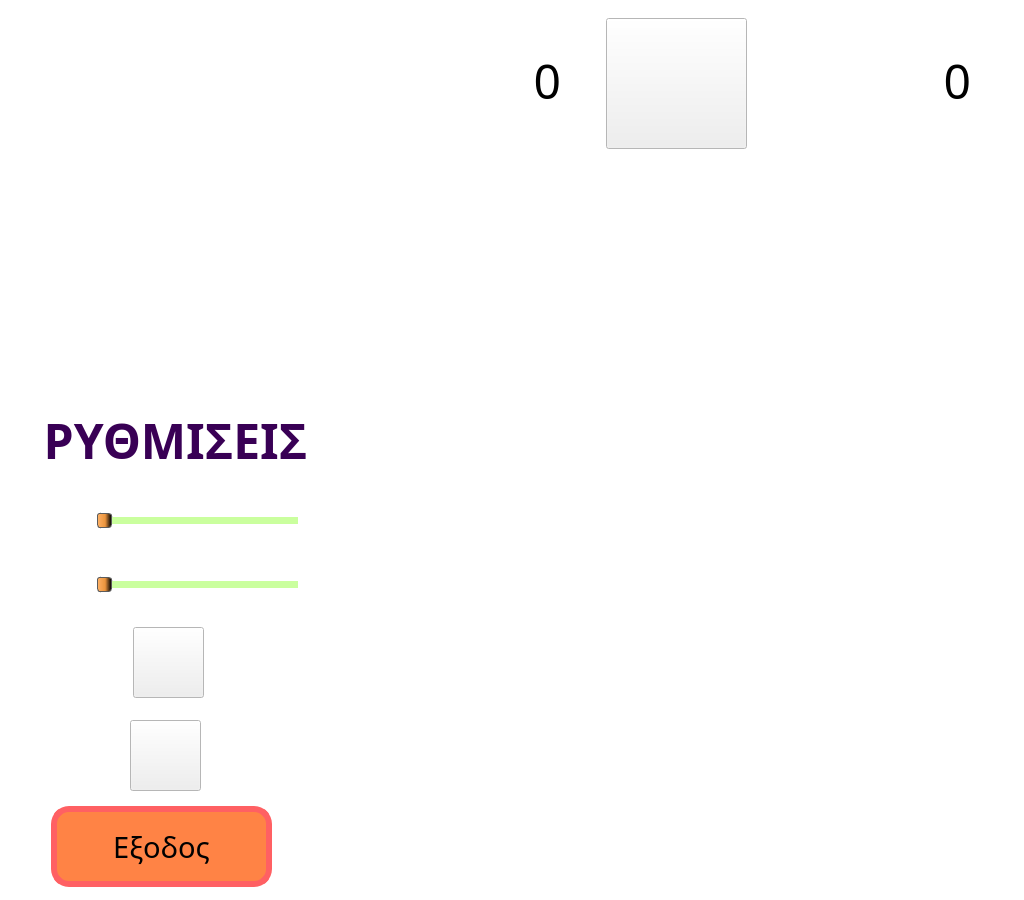
<?xml version="1.0" encoding="UTF-8"?>
<ui version="4.0">
 <class>MainWindow</class>
 <widget class="QMainWindow" name="MainWindow">
  <property name="geometry">
   <rect>
    <x>0</x>
    <y>0</y>
    <width>1024</width>
    <height>900</height>
   </rect>
  </property>
  <property name="palette">
   <palette>
    <active>
     <colorrole role="Base">
      <brush brushstyle="SolidPattern">
       <color alpha="255">
        <red>255</red>
        <green>255</green>
        <blue>255</blue>
       </color>
      </brush>
     </colorrole>
     <colorrole role="Window">
      <brush brushstyle="SolidPattern">
       <color alpha="255">
        <red>255</red>
        <green>255</green>
        <blue>255</blue>
       </color>
      </brush>
     </colorrole>
    </active>
    <inactive>
     <colorrole role="Base">
      <brush brushstyle="SolidPattern">
       <color alpha="255">
        <red>255</red>
        <green>255</green>
        <blue>255</blue>
       </color>
      </brush>
     </colorrole>
     <colorrole role="Window">
      <brush brushstyle="SolidPattern">
       <color alpha="255">
        <red>255</red>
        <green>255</green>
        <blue>255</blue>
       </color>
      </brush>
     </colorrole>
    </inactive>
    <disabled>
     <colorrole role="Base">
      <brush brushstyle="SolidPattern">
       <color alpha="255">
        <red>255</red>
        <green>255</green>
        <blue>255</blue>
       </color>
      </brush>
     </colorrole>
     <colorrole role="Window">
      <brush brushstyle="SolidPattern">
       <color alpha="255">
        <red>255</red>
        <green>255</green>
        <blue>255</blue>
       </color>
      </brush>
     </colorrole>
    </disabled>
   </palette>
  </property>
  <property name="font">
   <font>
    <family>Sans Serif</family>
   </font>
  </property>
  <property name="windowTitle">
   <string>2048</string>
  </property>
  <property name="windowIcon">
   <iconset resource="resources.qrc">
    <normaloff>:/resources/images/logo-2048.png</normaloff>:/resources/images/logo-2048.png</iconset>
  </property>
  <property name="autoFillBackground">
   <bool>false</bool>
  </property>
  <property name="styleSheet">
   <string notr="true"/>
  </property>
  <widget class="QWidget" name="centralwidget">
   <property name="styleSheet">
    <string notr="true"/>
   </property>
   <widget class="QFrame" name="frame">
    <property name="geometry">
     <rect>
      <x>355</x>
      <y>242</y>
      <width>650</width>
      <height>650</height>
     </rect>
    </property>
    <property name="styleSheet">
     <string notr="true">QFrame{
background:transparent;
border-image:url(:/resources/images/gridBackground.png);
}</string>
    </property>
    <property name="frameShape">
     <enum>QFrame::NoFrame</enum>
    </property>
    <property name="frameShadow">
     <enum>QFrame::Plain</enum>
    </property>
    <widget class="QWidget" name="gridLayoutWidget">
     <property name="geometry">
      <rect>
       <x>19</x>
       <y>19</y>
       <width>611</width>
       <height>621</height>
      </rect>
     </property>
     <layout class="QGridLayout" name="gridBoard">
      <property name="leftMargin">
       <number>6</number>
      </property>
      <property name="topMargin">
       <number>6</number>
      </property>
      <property name="rightMargin">
       <number>6</number>
      </property>
      <property name="bottomMargin">
       <number>6</number>
      </property>
     </layout>
    </widget>
   </widget>
   <widget class="QLabel" name="lbBackground">
    <property name="geometry">
     <rect>
      <x>0</x>
      <y>-1</y>
      <width>1031</width>
      <height>901</height>
     </rect>
    </property>
    <property name="text">
     <string/>
    </property>
   </widget>
   <widget class="QPushButton" name="bExit">
    <property name="geometry">
     <rect>
      <x>51</x>
      <y>806</y>
      <width>221</width>
      <height>81</height>
     </rect>
    </property>
    <property name="font">
     <font>
      <family>Sans Serif</family>
      <pointsize>22</pointsize>
     </font>
    </property>
    <property name="focusPolicy">
     <enum>Qt::NoFocus</enum>
    </property>
    <property name="styleSheet">
     <string notr="true">QPushButton{
background: rgb(255, 131, 69);
border: 6px solid rgb(255, 96, 99);
border-image:url(:/resources/images/btn.png);
border-radius: 18px
}

QPushButton:pressed{
background: rgb(255, 131, 69);
border: 6px solid rgb(255, 96, 99);
border-image:url(:/resources/images/btn_pressed.png);
border-radius: 18px
}</string>
    </property>
    <property name="text">
     <string>Εξοδος</string>
    </property>
   </widget>
   <widget class="QLabel" name="lTopUi">
    <property name="geometry">
     <rect>
      <x>360</x>
      <y>20</y>
      <width>631</width>
      <height>141</height>
     </rect>
    </property>
    <property name="styleSheet">
     <string notr="true">QLabel{
border-image: url(:/resources/images/TopUi.png)
}</string>
    </property>
    <property name="text">
     <string/>
    </property>
   </widget>
   <widget class="QSlider" name="sndslider">
    <property name="geometry">
     <rect>
      <x>97</x>
      <y>575</y>
      <width>201</width>
      <height>20</height>
     </rect>
    </property>
    <property name="focusPolicy">
     <enum>Qt::NoFocus</enum>
    </property>
    <property name="styleSheet">
     <string notr="true">QSlider::handle:horizontal {
    background: qlineargradient(spread:pad, x1:0, y1:0, x2:1, y2:0, stop:0 rgba(255, 178, 102, 255), stop:0.55 rgba(235, 148, 61, 255), stop:0.98 rgba(0, 0, 0, 255), stop:1 rgba(0, 0, 0, 0));
    border: 1px solid #5c5c5c;
    width: 24px;
    margin: -2px 0; /* handle is placed by default on the contents rect of the groove. Expand outside the groove */
    border-radius: 3px;
}

QSlider::add-page:horizontal {
    background: rgb(202, 255, 158);
}

QSlider::sub-page:horizontal {
    background: rgb(255, 107, 129)
}</string>
    </property>
    <property name="orientation">
     <enum>Qt::Horizontal</enum>
    </property>
   </widget>
   <widget class="QSlider" name="musslider">
    <property name="geometry">
     <rect>
      <x>97</x>
      <y>495</y>
      <width>201</width>
      <height>51</height>
     </rect>
    </property>
    <property name="focusPolicy">
     <enum>Qt::NoFocus</enum>
    </property>
    <property name="styleSheet">
     <string notr="true">QSlider::handle:horizontal {
    background: qlineargradient(spread:pad, x1:0, y1:0, x2:1, y2:0, stop:0 rgba(255, 178, 102, 255), stop:0.55 rgba(235, 148, 61, 255), stop:0.98 rgba(0, 0, 0, 255), stop:1 rgba(0, 0, 0, 0));
    border: 1px solid #5c5c5c;
    width: 24px;
    margin: -2px 0; /* handle is placed by default on the contents rect of the groove. Expand outside the groove */
    border-radius: 3px;
}

QSlider::add-page:horizontal {
    background: rgb(202, 255, 158);
}

QSlider::sub-page:horizontal {
    background: rgb(255, 107, 129)
}</string>
    </property>
    <property name="orientation">
     <enum>Qt::Horizontal</enum>
    </property>
   </widget>
   <widget class="QLabel" name="lMusic">
    <property name="geometry">
     <rect>
      <x>39</x>
      <y>498</y>
      <width>51</width>
      <height>51</height>
     </rect>
    </property>
    <property name="styleSheet">
     <string notr="true">QLabel{
border-image: url(:/resources/images/music_on.png)
}</string>
    </property>
    <property name="text">
     <string/>
    </property>
   </widget>
   <widget class="QLabel" name="lSound">
    <property name="geometry">
     <rect>
      <x>39</x>
      <y>560</y>
      <width>51</width>
      <height>51</height>
     </rect>
    </property>
    <property name="styleSheet">
     <string notr="true">QLabel{
border-image: url(:/resources/images/sound_on.png)
}</string>
    </property>
    <property name="text">
     <string/>
    </property>
   </widget>
   <widget class="QLabel" name="lScore">
    <property name="geometry">
     <rect>
      <x>380</x>
      <y>50</y>
      <width>181</width>
      <height>61</height>
     </rect>
    </property>
    <property name="font">
     <font>
      <family>JACKPORT COLLEGE NCV</family>
      <pointsize>36</pointsize>
      <weight>50</weight>
      <italic>false</italic>
      <bold>false</bold>
     </font>
    </property>
    <property name="text">
     <string>0</string>
    </property>
    <property name="alignment">
     <set>Qt::AlignRight|Qt::AlignTrailing|Qt::AlignVCenter</set>
    </property>
   </widget>
   <widget class="QLabel" name="lHiScore">
    <property name="geometry">
     <rect>
      <x>790</x>
      <y>50</y>
      <width>181</width>
      <height>61</height>
     </rect>
    </property>
    <property name="font">
     <font>
      <family>JACKPORT COLLEGE NCV</family>
      <pointsize>36</pointsize>
      <weight>50</weight>
      <italic>false</italic>
      <bold>false</bold>
     </font>
    </property>
    <property name="text">
     <string>0</string>
    </property>
    <property name="alignment">
     <set>Qt::AlignRight|Qt::AlignTrailing|Qt::AlignVCenter</set>
    </property>
   </widget>
   <widget class="QPushButton" name="bPlay">
    <property name="geometry">
     <rect>
      <x>606</x>
      <y>18</y>
      <width>141</width>
      <height>131</height>
     </rect>
    </property>
    <property name="focusPolicy">
     <enum>Qt::NoFocus</enum>
    </property>
    <property name="styleSheet">
     <string notr="true">QPushButton{
border-image: url(:/resources/images/bPlay.png)
}

QPushButton:pressed{
border-image: url(:/resources/images/bPlay_pressed.png)
}</string>
    </property>
    <property name="text">
     <string/>
    </property>
   </widget>
   <widget class="QLabel" name="lLogo">
    <property name="geometry">
     <rect>
      <x>5</x>
      <y>-1</y>
      <width>301</width>
      <height>341</height>
     </rect>
    </property>
    <property name="styleSheet">
     <string notr="true">QLabel{
border-image:url(:/resources/images/logo-2048.png)
}</string>
    </property>
    <property name="text">
     <string/>
    </property>
   </widget>
   <widget class="QLabel" name="lMediaSet">
    <property name="geometry">
     <rect>
      <x>40</x>
      <y>380</y>
      <width>271</width>
      <height>121</height>
     </rect>
    </property>
    <property name="font">
     <font>
      <family>PF Scandal Pro Black</family>
      <pointsize>36</pointsize>
      <weight>75</weight>
      <bold>true</bold>
     </font>
    </property>
    <property name="styleSheet">
     <string notr="true">QLabel{
color: rgb(57, 0, 85)
}</string>
    </property>
    <property name="text">
     <string>ΡΥΘΜΙΣΕΙΣ</string>
    </property>
    <property name="alignment">
     <set>Qt::AlignCenter</set>
    </property>
   </widget>
   <widget class="QLabel" name="lBackOptions">
    <property name="geometry">
     <rect>
      <x>27</x>
      <y>380</y>
      <width>301</width>
      <height>331</height>
     </rect>
    </property>
    <property name="styleSheet">
     <string notr="true">QLabel{
border-image: url(:/resources/images/gridBackground.png)
}</string>
    </property>
    <property name="text">
     <string/>
    </property>
   </widget>
   <widget class="QLabel" name="lBest">
    <property name="geometry">
     <rect>
      <x>773</x>
      <y>-1</y>
      <width>52</width>
      <height>61</height>
     </rect>
    </property>
    <property name="styleSheet">
     <string notr="true">QLabel{
border-image: url(:/resources/images/best.png)
}</string>
    </property>
    <property name="text">
     <string/>
    </property>
   </widget>
   <widget class="QLabel" name="lCoins">
    <property name="geometry">
     <rect>
      <x>370</x>
      <y>0</y>
      <width>52</width>
      <height>61</height>
     </rect>
    </property>
    <property name="styleSheet">
     <string notr="true">QLabel{
border-image: url(:/resources/images/coins.png)
}</string>
    </property>
    <property name="text">
     <string/>
    </property>
   </widget>
   <widget class="QPushButton" name="bHelp">
    <property name="geometry">
     <rect>
      <x>130</x>
      <y>720</y>
      <width>71</width>
      <height>71</height>
     </rect>
    </property>
    <property name="focusPolicy">
     <enum>Qt::NoFocus</enum>
    </property>
    <property name="styleSheet">
     <string notr="true">QPushButton{
border-image: url(:/resources/images/help.png)
}

QPushButton:pressed{
border-image: url(:/resources/images/help_pressed.png)
}</string>
    </property>
    <property name="text">
     <string/>
    </property>
   </widget>
   <widget class="QPushButton" name="bAnim">
    <property name="geometry">
     <rect>
      <x>133</x>
      <y>627</y>
      <width>71</width>
      <height>71</height>
     </rect>
    </property>
    <property name="focusPolicy">
     <enum>Qt::NoFocus</enum>
    </property>
    <property name="styleSheet">
     <string notr="true">QPushButton{
border-image: url(:/resources/images/anim_on.png)
}
</string>
    </property>
    <property name="text">
     <string/>
    </property>
   </widget>
   <zorder>lbBackground</zorder>
   <zorder>lBackOptions</zorder>
   <zorder>frame</zorder>
   <zorder>bExit</zorder>
   <zorder>lTopUi</zorder>
   <zorder>sndslider</zorder>
   <zorder>musslider</zorder>
   <zorder>lMusic</zorder>
   <zorder>lSound</zorder>
   <zorder>lScore</zorder>
   <zorder>lHiScore</zorder>
   <zorder>bPlay</zorder>
   <zorder>lLogo</zorder>
   <zorder>lMediaSet</zorder>
   <zorder>lBest</zorder>
   <zorder>lCoins</zorder>
   <zorder>bHelp</zorder>
   <zorder>bAnim</zorder>
  </widget>
 </widget>
 <resources>
  <include location="resources.qrc"/>
 </resources>
 <connections/>
</ui>
